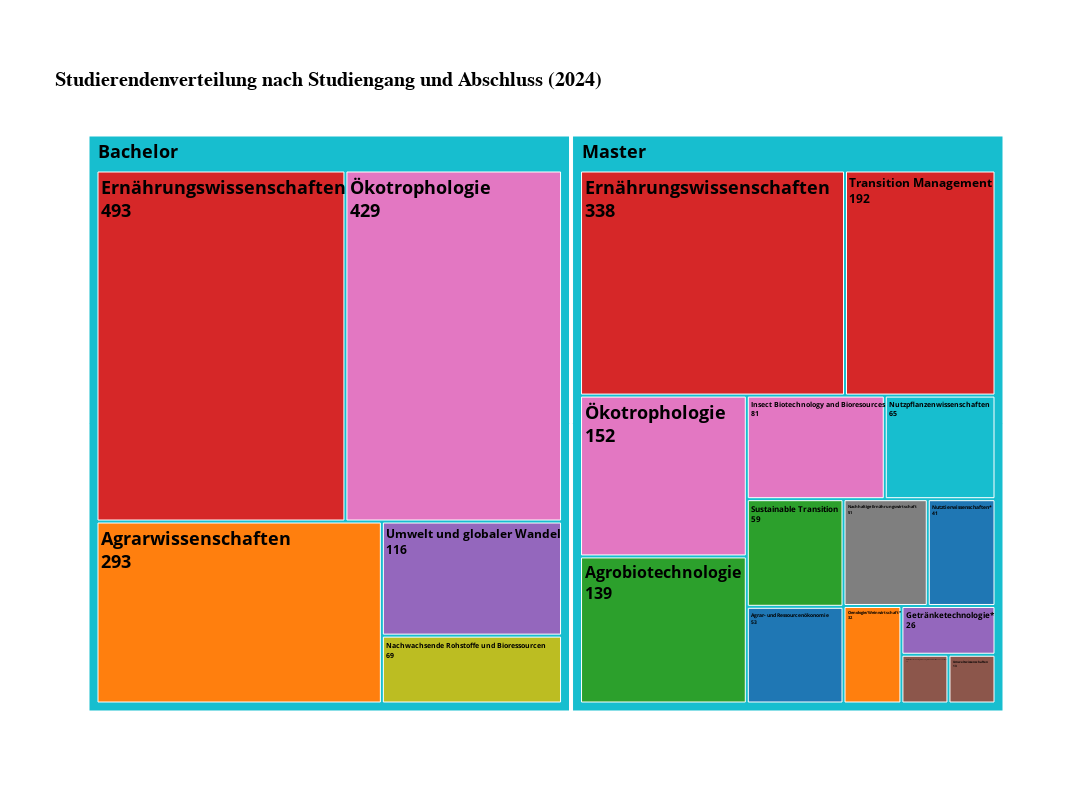

The notebook cell saved with this chart:
### Code cell
# Treemap erstellen
fig = px.treemap(
    studiengang_verteilung,
    path=["Studienabschluss", "Studiengang"],  # Erstes Level: Bachelor/Master, Zweites Level: Studiengang
    values="Anzahl Studierende",
    title="Studierendenverteilung nach Studiengang und Abschluss (2024)",
    color="Studiengang",  # Jeder Studiengang bekommt eine eigene Farbe
    color_discrete_map=color_map,
    template="infoviz"
)

# Schriftgrößen anpassen
fig.update_layout(
    font=dict(size=18),  # Generelle Schriftgröße anpassen
)

# Schriftgröße für Labels innerhalb der Treemap anpassen
fig.update_traces(
    textinfo="label+value",  # Zeigt den Namen und die Anzahl an
    textfont=dict(size=18, color="black", weight="bold"),  # Größe der Texte innerhalb der Treemap
)
fig.update_layout(
    width=1200,  # Breite in Pixeln
    height=800   # Höhe in Pixeln
)

fig.show()

### Figure 1 — Plotly figure (JSON) as saved in the notebook; plotly's stock layout.template omitted (floating-point values rounded to 4 significant figures)
{"data": [{"branchvalues": "total", "customdata": [["(?)"], ["(?)"], ["Agrar- und Ressourcenökonomie"], ["Agrarwissenschaften"], ["Agrobiotechnologie"], ["Ernährungswissenschaften"], ["Ernährungswissenschaften"], ["Getränketechnologie*"], ["Informationstechnologie in den Agrar- und Umweltwissenschaften*"], ["Insect Biotechnology and Bioresources"], ["Nachhaltige Ernährungswirtschaft"], ["Nachwachsende Rohstoffe und Bioressourcen"], ["Nutzpflanzenwissenschaften"], ["Nutztierwissenschaften*"], ["Oenologie/Weinwirtschaft*"], ["Sustainable Transition"], ["Transition Management"], ["Umwelt und globaler Wandel"], ["Umweltwissenschaften"], ["Ökotrophologie"], ["Ökotrophologie"]], "domain": {"x": [0, 1], "y": [0, 1]}, "hovertemplate": "labels=%{label}<br>Anzahl Studierende=%{value}<br>parent=%{parent}<br>id=%{id}<br>Studiengang=%{customdata[0]}<extra></extra>", "ids": ["Master", "Bachelor", "Master/Agrar- und Ressourcenökonomie", "Bachelor/Agrarwissenschaften", "Master/Agrobiotechnologie", "Master/Ernährungswissenschaften", "Bachelor/Ernährungswissenschaften", "Master/Getränketechnologie*", "Master/Informationstechnologie in den Agrar- und Umweltwissenschaften*", "Master/Insect Biotechnology and Bioresources", "Master/Nachhaltige Ernährungswirtschaft", "Bachelor/Nachwachsende Rohstoffe und Bioressourcen", "Master/Nutzpflanzenwissenschaften", "Master/Nutztierwissenschaften*", "Master/Oenologie/Weinwirtschaft*", "Master/Sustainable Transition", "Master/Transition Management", "Bachelor/Umwelt und globaler Wandel", "Master/Umweltwissenschaften", "Master/Ökotrophologie", "Bachelor/Ökotrophologie"], "labels": ["Master", "Bachelor", "Agrar- und Ressourcenökonomie", "Agrarwissenschaften", "Agrobiotechnologie", "Ernährungswissenschaften", "Ernährungswissenschaften", "Getränketechnologie*", "Informationstechnologie in den Agrar- und Umweltwissenschaften*", "Insect Biotechnology and Bioresources", "Nachhaltige Ernährungswirtschaft", "Nachwachsende Rohstoffe und Bioressourcen", "Nutzpflanzenwissenschaften", "Nutztierwissenschaften*", "Oenologie/Weinwirtschaft*", "Sustainable Transition", "Transition Management", "Umwelt und globaler Wandel", "Umweltwissenschaften", "Ökotrophologie", "Ökotrophologie"], "marker": {"colors": ["#17BECF", "#17BECF", "#1F77B4", "#FF7F0E", "#2CA02C", "#D62728", "#D62728", "#9467BD", "#8C564B", "#E377C2", "#7F7F7F", "#BCBD22", "#17BECF", "#1F77B4", "#FF7F0E", "#2CA02C", "#D62728", "#9467BD", "#8C564B", "#E377C2", "#E377C2"]}, "name": "", "parents": ["", "", "Master", "Bachelor", "Master", "Master", "Bachelor", "Master", "Master", "Master", "Master", "Bachelor", "Master", "Master", "Master", "Master", "Master", "Bachelor", "Master", "Master", "Bachelor"], "textfont": {"color": "black", "size": 18, "weight": "bold"}, "textinfo": "label+value", "type": "treemap", "values": [1255.0, 1400.0, 53.0, 293.0, 139.0, 338.0, 493.0, 26.0, 13.0, 81.0, 51.0, 69.0, 65.0, 41.0, 32.0, 59.0, 192.0, 116.0, 13.0, 152.0, 429.0]}], "layout": {"font": {"size": 18}, "height": 800, "legend": {"tracegroupgap": 0}, "title": {"text": "Studierendenverteilung nach Studiengang und Abschluss (2024)"}, "width": 1200}}
